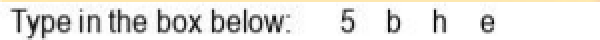
#> input picture crop.png, 300 x 20 px (shown 2 times larger)
$ python resolution.py
#> lines starting #> are read from the running program, lines starting #| are printed output that depends on the picture
import os
from PIL import Image

factor = 3

che = Image.open('crop.png')
#> che is the input picture: PIL image 300x20 RGBA; mean R, G, B, A 230.3, 229.2, 226.4, 255
che.show()
px = che.load()
width, height = che.size
#> width = 300; height = 20


img = Image.new('RGB', (width*factor, height*factor), 'Black')
#> img: PIL image 900x60 RGB; every value is 0
# img.show()
pixels = img.load()
for i in range(width):
    for j in range(height):
        pixels[factor*i, factor*j] = px[i, j]
        pixels[factor*i+1, factor*j] = px[i, j]
        pixels[factor*i+2, factor*j] = px[i, j]

        pixels[factor*i, factor*j+1] = px[i, j]
        pixels[factor*i+1, factor*j+1] = px[i, j]
        pixels[factor*i+2, factor*j+1] = px[i, j]

        pixels[factor*i, factor*j+2] = px[i, j]
        pixels[factor*i+1, factor*j+2] = px[i, j]
        pixels[factor*i+2, factor*j+2] = px[i, j]


# img.show()
img.save('crop2.png')
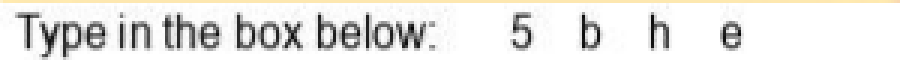
#> saved as crop2.png: PIL image 900x60 RGB; mean R, G, B 230.3, 229.2, 226.4
